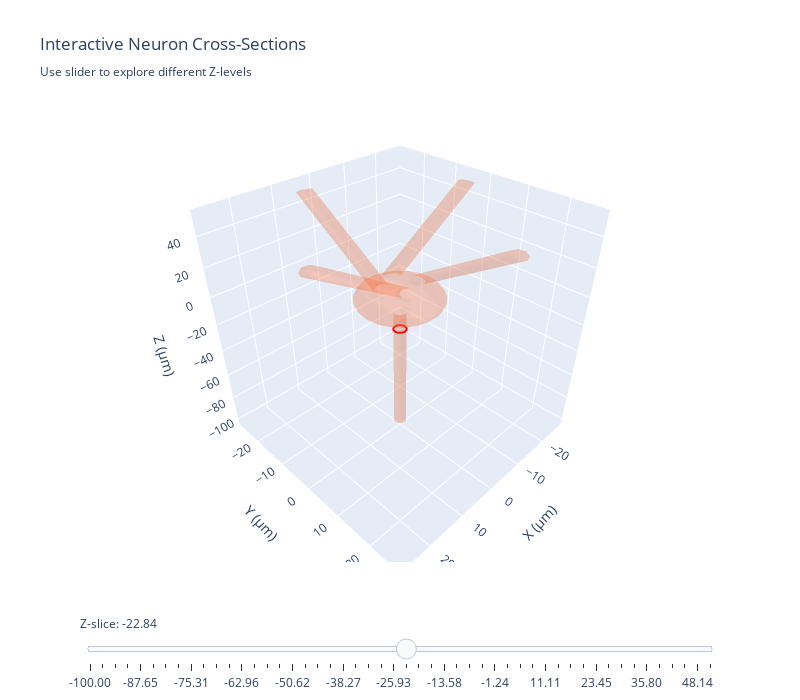

The code cell stored with this chart in its notebook:
### Markdown cell above
## 8. Interactive Slice Visualization

Let's explore the internal structure of our meshes using interactive cross-sectional views:

### Code cell
# Interactive slice visualization of the neuron
# Use the slider to explore different Z-levels and see how the cross-section changes
fig_slice = visualize_mesh_slice_interactive(
    neuron,
    title="Interactive Neuron Cross-Sections",
    slice_color="red",
    mesh_color="coral",
    mesh_opacity=0.2
)
fig_slice.show()
